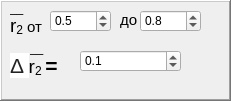
   <widget class="QFrame" name="frame_7">
    <property name="geometry">
     <rect>
      <x>10</x>
      <y>250</y>
      <width>231</width>
      <height>101</height>
     </rect>
    </property>
    <property name="frameShape">
     <enum>QFrame::WinPanel</enum>
    </property>
    <property name="frameShadow">
     <enum>QFrame::Raised</enum>
    </property>
    <widget class="QDoubleSpinBox" name="dblSpinBox_13">
     <property name="geometry">
      <rect>
       <x>50</x>
       <y>10</y>
       <width>61</width>
       <height>22</height>
      </rect>
     </property>
     <property name="wrapping">
      <bool>true</bool>
     </property>
     <property name="decimals">
      <number>1</number>
     </property>
     <property name="minimum">
      <double>0.500000000000000</double>
     </property>
     <property name="maximum">
      <double>1.000000000000000</double>
     </property>
     <property name="singleStep">
      <double>0.100000000000000</double>
     </property>
     <property name="value">
      <double>0.500000000000000</double>
     </property>
    </widget>
    <widget class="QLabel" name="lbl_25">
     <property name="geometry">
      <rect>
       <x>120</x>
       <y>10</y>
       <width>21</width>
       <height>21</height>
      </rect>
     </property>
     <property name="text">
      <string>&lt;html&gt;&lt;head/&gt;&lt;body&gt;&lt;p&gt;&lt;span style=&quot; font-size:11pt;&quot;&gt;до&lt;/span&gt;&lt;/p&gt;&lt;/body&gt;&lt;/html&gt;</string>
     </property>
    </widget>
    <widget class="QLabel" name="lbl_26">
     <property name="geometry">
      <rect>
       <x>10</x>
       <y>50</y>
       <width>81</width>
       <height>31</height>
      </rect>
     </property>
     <property name="text">
      <string>&lt;!DOCTYPE HTML PUBLIC &quot;-//W3C//DTD HTML 4.0//EN&quot; &quot;http://www.w3.org/TR/REC-html40/strict.dtd&quot;&gt;
&lt;html&gt;&lt;head&gt;&lt;meta name=&quot;qrichtext&quot; content=&quot;1&quot; /&gt;&lt;style type=&quot;text/css&quot;&gt;
p, li { white-space: pre-wrap; }
&lt;/style&gt;&lt;/head&gt;&lt;body style=&quot; font-family:'MS Shell Dlg 2'; font-size:8pt; font-weight:400; font-style:normal;&quot;&gt;
&lt;p style=&quot; margin-top:12px; margin-bottom:12px; margin-left:0px; margin-right:0px; -qt-block-indent:0; text-indent:0px;&quot;&gt;&lt;span style=&quot; font-family:'arial,sans-serif'; font-size:16pt; color:#222222; background-color:#ffffff;&quot;&gt;Δ &lt;/span&gt;&lt;span style=&quot; font-size:14pt;&quot;&gt;r&lt;/span&gt;&lt;span style=&quot; font-size:14pt; vertical-align:sub;&quot;&gt;2&lt;/span&gt;&lt;span style=&quot; font-family:'Times New Roman,serif'; font-size:16pt; vertical-align:sub;&quot;&gt; &lt;/span&gt;&lt;span style=&quot; font-family:'Times New Roman,serif'; font-size:16pt; font-weight:600;&quot;&gt;=&lt;/span&gt;&lt;/p&gt;&lt;/body&gt;&lt;/html&gt;</string>
     </property>
    </widget>
    <widget class="QDoubleSpinBox" name="dblSpinBox_19">
     <property name="geometry">
      <rect>
       <x>80</x>
       <y>50</y>
       <width>101</width>
       <height>22</height>
      </rect>
     </property>
     <property name="wrapping">
      <bool>true</bool>
     </property>
     <property name="decimals">
      <number>1</number>
     </property>
     <property name="minimum">
      <double>0.100000000000000</double>
     </property>
     <property name="maximum">
      <double>0.300000000000000</double>
     </property>
     <property name="singleStep">
      <double>0.050000000000000</double>
     </property>
     <property name="value">
      <double>0.100000000000000</double>
     </property>
    </widget>
    <widget class="QLabel" name="label_10">
     <property name="geometry">
      <rect>
       <x>10</x>
       <y>0</y>
       <width>16</width>
       <height>16</height>
      </rect>
     </property>
     <property name="text">
      <string>__</string>
     </property>
    </widget>
    <widget class="QLabel" name="lbl_27">
     <property name="geometry">
      <rect>
       <x>10</x>
       <y>10</y>
       <width>41</width>
       <height>31</height>
      </rect>
     </property>
     <property name="text">
      <string>&lt;html&gt;&lt;head/&gt;&lt;body&gt;&lt;p&gt;&lt;span style=&quot; font-size:14pt;&quot;&gt;r&lt;/span&gt;&lt;span style=&quot; font-size:14pt; vertical-align:sub;&quot;&gt;2&lt;/span&gt;&lt;span style=&quot; font-size:11pt;&quot;&gt; от&lt;/span&gt;&lt;/p&gt;&lt;/body&gt;&lt;/html&gt;</string>
     </property>
    </widget>
    <widget class="QLabel" name="label_11">
     <property name="geometry">
      <rect>
       <x>30</x>
       <y>40</y>
       <width>16</width>
       <height>16</height>
      </rect>
     </property>
     <property name="text">
      <string>__</string>
     </property>
    </widget>
    <widget class="QDoubleSpinBox" name="dblSpinBox_20">
     <property name="geometry">
      <rect>
       <x>140</x>
       <y>10</y>
       <width>61</width>
       <height>22</height>
      </rect>
     </property>
     <property name="wrapping">
      <bool>true</bool>
     </property>
     <property name="decimals">
      <number>1</number>
     </property>
     <property name="minimum">
      <double>0.100000000000000</double>
     </property>
     <property name="maximum">
      <double>0.800000000000000</double>
     </property>
     <property name="singleStep">
      <double>0.100000000000000</double>
     </property>
     <property name="value">
      <double>0.800000000000000</double>
     </property>
    </widget>
   </widget>
